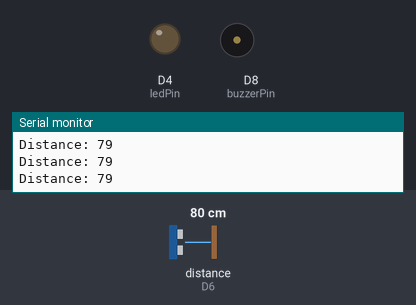
Bench run of a sketch on a simulated ESP8266 (NodeMCU). Shown: output pins drawn as LEDs (lit = HIGH), buzzer (waves = sounding, pin HIGH), the last lines printed to the serial monitor. Wiring (inferred from the names in the program): ultrasonic range finder: trigger D2; echo D6. Inputs (shaded band) come from the test bench; at power-on: distance to the obstacle (sensor on D6) 80 cm. The echo pulse lasts 58.3 µs per cm; pins used as bus, display or sensor lines are not drawn.

Above: at 1.2 s.
1.3 s: distance to the obstacle (sensor on D6) set to 23 cm
4.3 s: distance to the obstacle (sensor on D6) set to 18 cm
At 5.5 s:
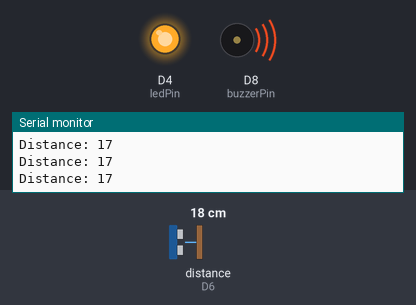
5.8 s: distance to the obstacle (sensor on D6) set to 35 cm
At 6.9 s:
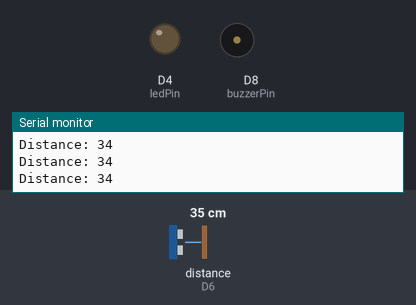
7.3 s: distance to the obstacle (sensor on D6) set to 2 cm
At 8.0 s:
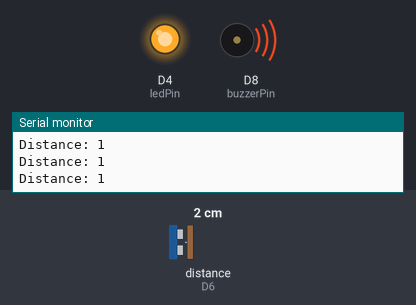
Timing chart, 0 to 9.8 s (numbered marks = the images above; inputs shaded):
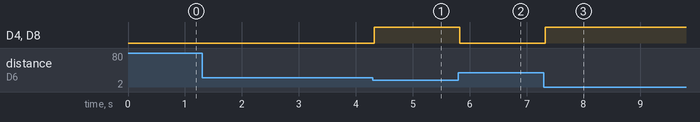

Measured:
- the behaviour switches between 21 and 20 cm on distance to the obstacle (sensor on D6) (found by bisection; images 0 and 1)
- after the input at 4.3 s, D4 (ledPin), D8 (buzzerPin): LOW → HIGH at once
- after the input at 5.8 s, D4 (ledPin), D8 (buzzerPin): HIGH → LOW at once
- after the input at 7.3 s, D4 (ledPin), D8 (buzzerPin): LOW → HIGH at once

The sketch:

Ultrasonic_Sensor_Buzzer_LED.ino
```cpp
int trigPin = D2;
int echoPin = D6;
int ledPin = D4;
int buzzerPin = D8;
void setup() {
  pinMode(trigPin, OUTPUT);
  pinMode(echoPin, INPUT);
  pinMode(ledPin, OUTPUT);
  pinMode(buzzerPin, OUTPUT);
  digitalWrite(trigPin, LOW); // clean the trigPin
  Serial.begin(9600);
}
void loop() {
  digitalWrite(trigPin, HIGH);
  delayMicroseconds(10); // triger for 10 micro seconds
  digitalWrite(trigPin, LOW);
  long duration = pulseIn(echoPin, HIGH); // Read returns the sound wave travel time in microseconds
  int distance = duration * 0.034 / 2;   // Calculating the distance
  Serial.print("Distance: ");
  Serial.println(distance);
  if (distance < 20){
    digitalWrite(buzzerPin, HIGH);
    digitalWrite(ledPin, HIGH);
  }
  else{
    digitalWrite(buzzerPin, LOW);
    digitalWrite(ledPin, LOW);
  }
}
```
